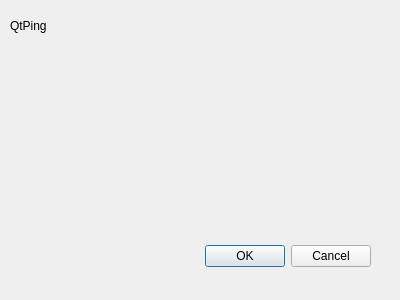
<?xml version="1.0" encoding="UTF-8"?>
<ui version="4.0">
 <class>AboutDialog</class>
 <widget class="QDialog" name="AboutDialog">
  <property name="geometry">
   <rect>
    <x>0</x>
    <y>0</y>
    <width>400</width>
    <height>300</height>
   </rect>
  </property>
  <property name="windowTitle">
   <string>Dialog</string>
  </property>
  <widget class="QDialogButtonBox" name="buttonBox">
   <property name="geometry">
    <rect>
     <x>30</x>
     <y>240</y>
     <width>341</width>
     <height>32</height>
    </rect>
   </property>
   <property name="orientation">
    <enum>Qt::Horizontal</enum>
   </property>
   <property name="standardButtons">
    <set>QDialogButtonBox::Cancel|QDialogButtonBox::Ok</set>
   </property>
  </widget>
  <widget class="QLabel" name="lblAbout">
   <property name="geometry">
    <rect>
     <x>10</x>
     <y>10</y>
     <width>381</width>
     <height>31</height>
    </rect>
   </property>
   <property name="text">
    <string>QtPing</string>
   </property>
  </widget>
  <widget class="QLabel" name="lblAboutDescription">
   <property name="geometry">
    <rect>
     <x>10</x>
     <y>40</y>
     <width>371</width>
     <height>181</height>
    </rect>
   </property>
   <property name="text">
    <string>&lt;html&gt;&lt;head/&gt;&lt;body&gt;&lt;p&gt;&lt;br/&gt;&lt;/p&gt;&lt;/body&gt;&lt;/html&gt;</string>
   </property>
   <property name="textFormat">
    <enum>Qt::RichText</enum>
   </property>
   <property name="alignment">
    <set>Qt::AlignLeading|Qt::AlignLeft|Qt::AlignTop</set>
   </property>
   <property name="wordWrap">
    <bool>true</bool>
   </property>
  </widget>
 </widget>
 <resources/>
 <connections>
  <connection>
   <sender>buttonBox</sender>
   <signal>accepted()</signal>
   <receiver>AboutDialog</receiver>
   <slot>accept()</slot>
   <hints>
    <hint type="sourcelabel">
     <x>248</x>
     <y>254</y>
    </hint>
    <hint type="destinationlabel">
     <x>157</x>
     <y>274</y>
    </hint>
   </hints>
  </connection>
  <connection>
   <sender>buttonBox</sender>
   <signal>rejected()</signal>
   <receiver>AboutDialog</receiver>
   <slot>reject()</slot>
   <hints>
    <hint type="sourcelabel">
     <x>316</x>
     <y>260</y>
    </hint>
    <hint type="destinationlabel">
     <x>286</x>
     <y>274</y>
    </hint>
   </hints>
  </connection>
 </connections>
</ui>
